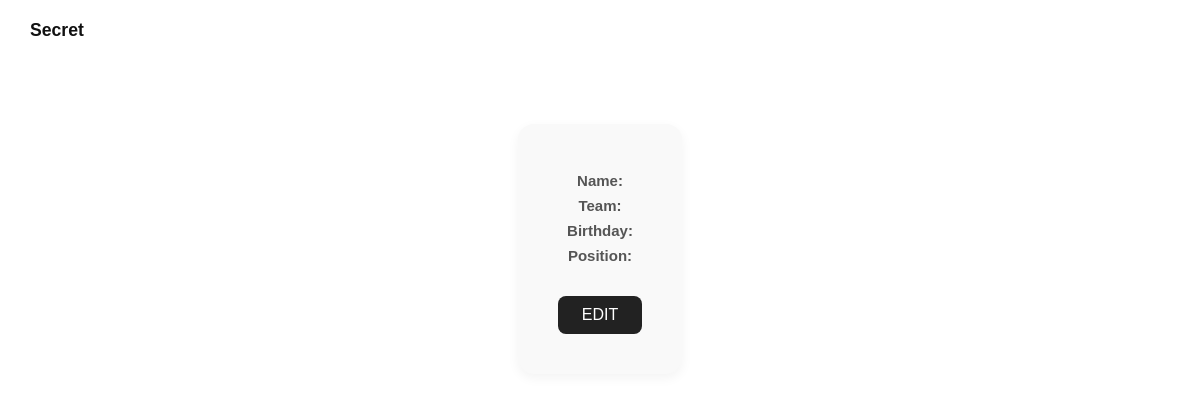
Page /artists/ on the earlier database version.
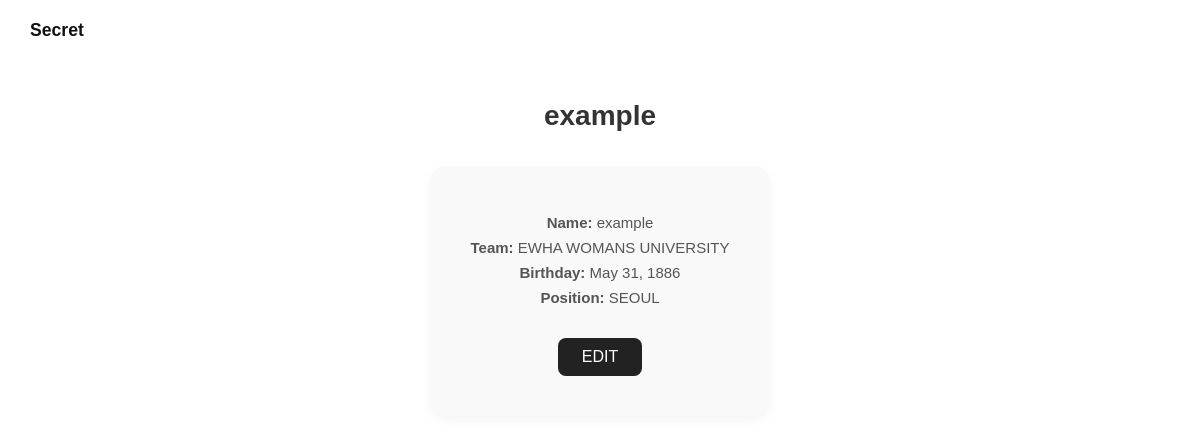
Same page on the later database version.
### artists/models.py (models this page shows, shortened)
class Artist(models.Model):
    profile = models.ImageField(upload_to='artist_photo', blank=True, null=True)
    name = models.CharField(max_length=50)
    team = models.CharField(max_length=200)
    birthday = models.DateField()
    position = models.CharField(max_length=100)

### artists/views.py (the view)
# urls.py: path('', artist_main, name='artist_main'),
def artist_main(request):
    artist = Artist.objects.first()
    return render(request, 'artist_main.html', {'artist': artist})

### artists/templates/artist_main.html (shortened to what this page needs)
{% load static %}
<!DOCTYPE html>
<html lang="en">
<head>
    <link rel="stylesheet" href="{% static 'css/artist_main_style.css' %}">
</head>
<body>
    <header class="top-right-logo">
        <span>Secret</span>
    </header>
    <div class="profile-container">
        <h2>{{ artist.name }}</h2>
        <div class="profile-info">
            <p><strong>Name:</strong> {{ artist.name }}</p>
            <p><strong>Team:</strong> {{ artist.team }}</p>
            <p><strong>Birthday:</strong> {{ artist.birthday }}</p>
            <p><strong>Position:</strong> {{ artist.position }}</p>
            <a href="{% url 'artists:artist_edit' %}">
                <button>EDIT</button>
            </a>
        </div>
    </div>
</body>
</html>

### static/css/artist_main_style.css (style rules this page uses)
.top-right-logo { position: absolute; top: 20px; left: 30px; font-weight: bold; font-size: 1.1rem; color: #111; }
body { font-family: 'Helvetica', sans-serif; background-color: #ffffff; margin: 0; padding: 0; color: #333; }
.profile-container { max-width: 800px; margin: 100px auto; text-align: center; }
.profile-container h2 { font-size: 28px; font-weight: bold; margin-bottom: 10px; }
.profile-info { background-color: #f9f9f9; padding: 40px; border-radius: 16px; box-shadow: 0 4px 12px rgba(0,0,0,0.05); display: inline-block; margin-top: 24px; }
.profile-info p { font-size: 15px; margin: 8px 0; color: #555; }
.profile-info button { margin-top: 24px; padding: 10px 24px; font-size: 16px; border: none; border-radius: 8px; background-color: #222; color: white; cursor: pointer; transition: background-color 0.3s ease; }

Differences in the rows shown:
added Artist: name "example", team "EWHA WOMANS UNIVERSITY", birthday "May 31, 1886", position "SEOUL"
